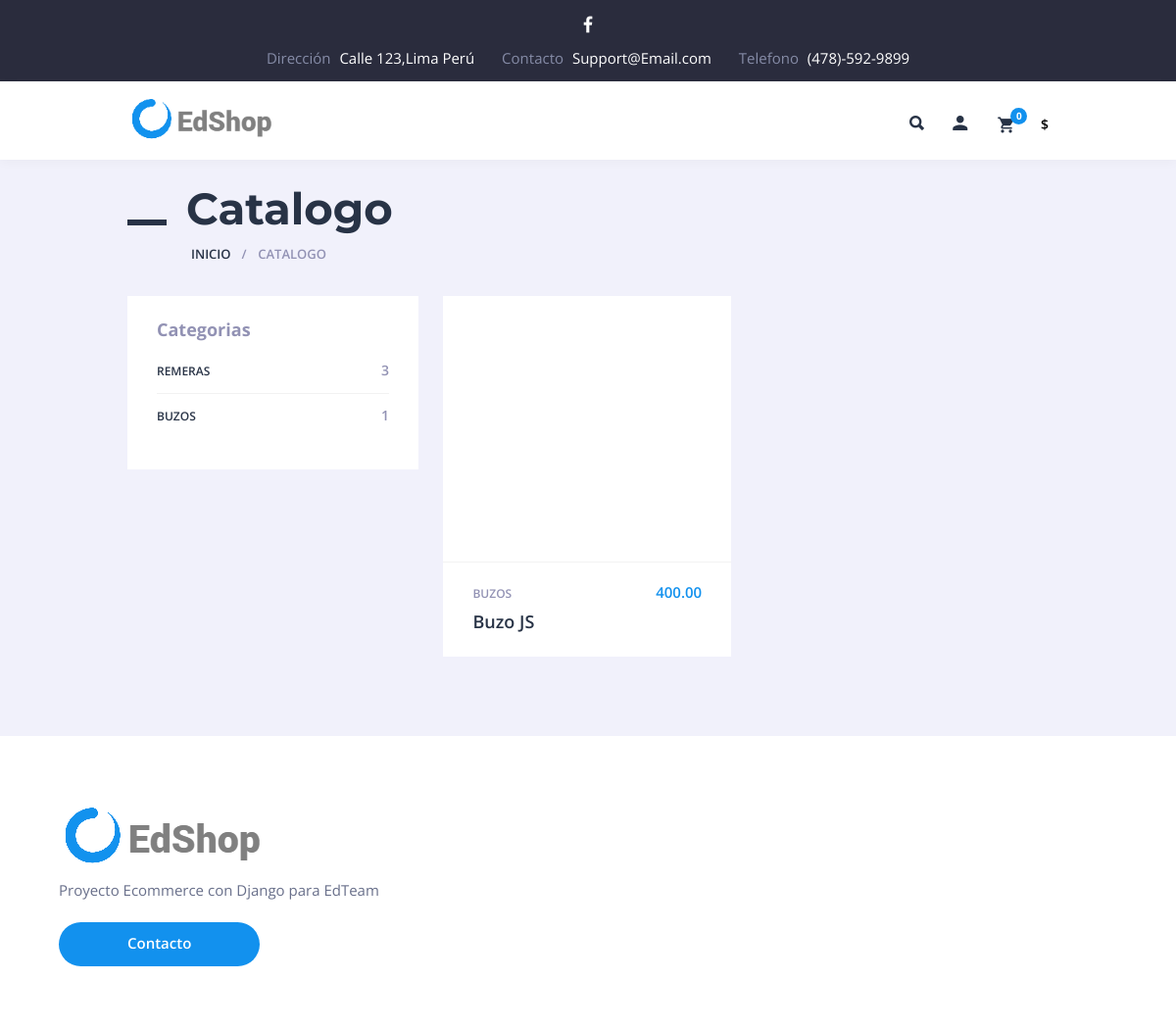
The page /productosPorCategoria/2 on the database its author committed.
### web/models.py (models this page shows, shortened)
class Categoria(models.Model):
    nombre = models.CharField(max_length=200)
    fecha_registro = models.DateTimeField(auto_now_add=True)
    def __str__(self):
        return self.nombre

class Producto(models.Model):
    categoria = models.ForeignKey(Categoria,on_delete=models.RESTRICT)
    nombre = models.CharField(max_length=200)
    descripcion= models.TextField(null=True)
    precio = models.DecimalField(max_digits=9,decimal_places=2)
    fecha_registro = models.DateTimeField(auto_now_add=True)
    imagen = models.ImageField(upload_to='productos',blank=True)

### web/views.py (the view)
# urls.py: path('productosPorCategoria/<int:categoria_id>', views.productosPorCategoria, name='productosPorCategoria'),
def productosPorCategoria(request, categoria_id):
    objCategoria = Categoria.objects.get(pk=categoria_id)
    listaProductos = objCategoria.producto_set.all()
    listaCategorias = Categoria.objects.all()
    context = {
        'productos':listaProductos,
        'categorias':listaCategorias}
    return render(request,'index.html', context)

### web/templates/index.html (shortened to what this page needs)
{% extends 'layout.html' %}
{% block content %}
        <div class="section-top">
            <h1 class="maincont-ttl">Catalogo</h1>
            <ul class="b-crumbs">
                <li><a href="/">Inicio</a></li>
                <li>Catalogo</li>
            </ul>
        </div>
        <div class="section-wrap-withsb">
            <aside class="blog-sb-widgets section-sb" id="section-sb">
                <div class="theiaStickySidebar">
                    <div class="section-filter">
                        <div class="section-filter">
                            {% include 'includes/catalogo/categorias.html' %}
                        </div>
                    </div>
                </div>
            </aside>        <div class="section-list-withsb" id="section-list-withsb">
            <div class="theiaStickySidebar">
                {% include 'includes/catalogo/catalogo.html' %}
            </div>
        </div>
        </div>
{% endblock %}

### web/templates/includes/catalogo/categorias.html
<div class="blog-sb-widget multishopcategories_widget">
    <h3 class="widgettitle">Categorias</h3>
    <div class="section-sb-current">
        <ul class="section-sb-list">
            {% for categoria in categorias %}
            <li>
                <a href="{% url 'web:productosPorCategoria' categoria.id %}">
                    <span class="section-sb-label">{{categoria.nombre}}
                        <span class="count">{{categoria.producto_set.all.count}}</span>
                    </span>
                </a>
            </li>
            {% endfor %}
        </ul>
    </div>
</div>

### web/templates/includes/catalogo/catalogo.html (shortened to what this page needs)
<div class="row prod-items prod-items-2">
    {% for producto in productos %}
    <article class="cf-sm-6 cf-md-6 cf-lg-6 col-xs-6 col-sm-6 col-md-6 col-lg-6 sectgl-item">
        <div class="sectgl prod-i">
            <div class="prod-i-top">
                <a class="prod-i-img" href="{% url 'web:detalleProducto' producto.id %}">
                </a>
            </div>
            <div class="prod-i-bot">
                <div class="prod-i-info">
                    <p class="prod-i-price">{{producto.precio}}</p>
                    <p class="prod-i-categ"><a href="#">{{producto.categoria}}</a></p>
                </div>
                <h3 class="prod-i-ttl"><a href="{% url 'web:detalleProducto' producto.id %}">{{producto.nombre}}</a></h3>
            </div>
        </div>
    </article>
    {% endfor %}
</div>

### web/static/css/media.css (style rules this page uses)
.cf-lg-2:nth-child(6n+1), .cf-lg-3:nth-child(4n+1), .cf-lg-4:nth-child(3n+1), .cf-lg-6:nth-child(2n+1) { clear: left; }
@media only screen and (max-width : 1220px) { .cf-md-2:nth-child(n), .cf-md-3:nth-child(n), .cf-md-4:nth-child(n), .cf-md-6:nth-child(n) { clear: none; } }
@media only screen and (max-width : 1220px) { .cf-md-2:nth-child(6n+1), .cf-md-3:nth-child(4n+1), .cf-md-4:nth-child(3n+1), .cf-md-6:nth-child(2n+1) { clear: left; } }

### rows shown on the page
Categoria: nombre "REMERAS", producto_set.all.count "3"
Categoria: nombre "BUZOS", producto_set.all.count "1"
Producto: precio "400.00", categoria "BUZOS", nombre "Buzo JS"

### other values the page prints
{{ request.session.cart.items|length }} "0"
